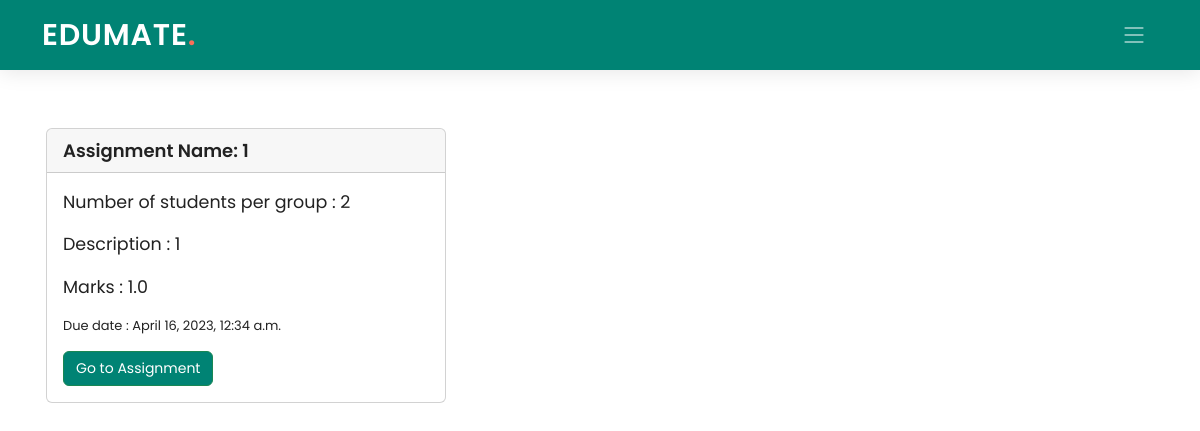
The page /student/1/classroom/PPJ8YI/grouppeergrading/ on the database as committed earlier.
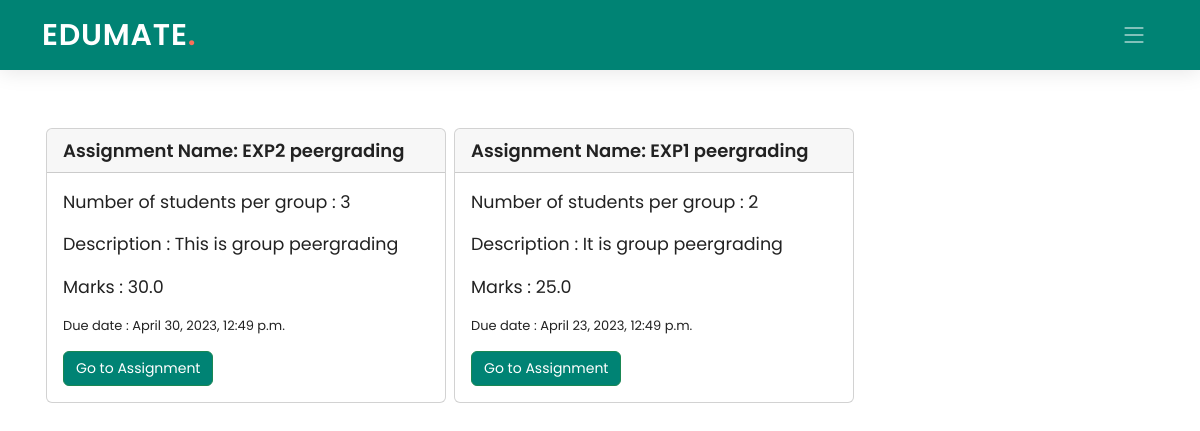
The same page on the database as committed later.
### Teacher/models.py (models this page shows)
class Grouppeers(models.Model):
    gro_id = models.AutoField(primary_key=True)
    class_code = models.ForeignKey(ClassTeachers, on_delete=models.CASCADE, blank=True, null=True)
    gpeer_name = models.CharField(max_length=100)
    gpeer_desc = models.CharField(max_length=300)
    gpeer_due = models.DateTimeField(default=datetime.now)
    num_studs = models.IntegerField(default=2)
    num_peers = models.IntegerField(default=2)
    marks = models.FloatField()
    created_date = models.DateTimeField(default=datetime.now)
    class Meta:
        db_table = "Grouppeers"

### Student/views.py (the view)
# urls.py: path('classroom/<pk2>/grouppeergrading/', views.stud_group, name='stud_group'),
def stud_group(request, pk, pk2):
    groups=Grouppeers.objects.filter(class_code=pk2).order_by('-created_date')
    return render(request, 'Student/stud_group.html', {'pk': pk, 'pk2': pk2, 'groups': groups})

### Student/templates/Student/stud_group.html (shortened to what this page needs)
{% extends './base_student.html' %}
{% load static %}
{% block navbar %}
  <header id="header" class="header d-flex align-items-center">
    <div class="container-fluid container-xl d-flex align-items-center justify-content-between">
      <a href="#" class="logo d-flex align-items-center">
        <h1>EDUMATE<span>.</span></h1>
      </a>
      <i class="mobile-nav-toggle mobile-nav-show bi bi-list"></i>
    </div>
  </header>
  {% endblock navbar %}
{% block content %}
<br><br>
<div class="container ">
  <div class="container" >
      <br>
      <div class="row">
      {% for i in groups %}
        <div class="card my-2 mx-1 col-md-4" style="width: 25rem; padding:0px;">
          <div class="card-header">
            <div style="font-weight: 600; font-size: 18px">
              Assignment Name: {{ i.gpeer_name }}
            </div>
          </div>
          <div class="card-body">
            <blockquote class="blockquote mb-0">
              <p><small>Number of students per group : {{ i.num_studs }}</small></p>
              <p><small>Description : {{ i.gpeer_desc }}</small></p>
              <p><small>Marks : {{ i.marks }}</small></p>
              <p><small style = "font-size: 13px">Due date : {{ i.gpeer_due }}</small></p>
              <a class="btn btn-success" href="{% url 'single_stud_group' pk=pk pk2=pk2 pk3=i.gro_id %}" class="card-link"><small>Go to Assignment</small></a>
            </blockquote>
          </div>
        </div>
      {% endfor %}
    </div>
    <br>
    </div>
    </div>
{% endblock content %}

### Student/templates/Student/base_student.html (shortened to what this page needs)
{% load static %}
<html lang="en">
<head>
  <link rel="stylesheet" href="https://cdnjs.cloudflare.com/ajax/libs/font-awesome/6.3.0/css/all.min.css" />
  <link href="{% static 'Edumate_app/assets/vendor/bootstrap/css/bootstrap.min.css' %}" rel="stylesheet">
  <link href="{% static 'Edumate_app/assets/vendor/bootstrap-icons/bootstrap-icons.css' %}" rel="stylesheet">
  <link href="{% static 'Edumate_app/assets/vendor/aos/aos.css' %}" rel="stylesheet">
  <link href="{% static 'Edumate_app/assets/vendor/glightbox/css/glightbox.min.css' %}" rel="stylesheet">
  <link href="{% static 'Edumate_app/assets/vendor/swiper/swiper-bundle.min.css' %}" rel="stylesheet">
  <link href="{% static 'Edumate_app/assets/css/index.css' %}" rel="stylesheet">
</head>
<body>
  {% block navbar %}{% endblock navbar %}
  <br><br>
  {% block content %}
  {% endblock content %}
  <br><br><br>
</body>
</html>

### Edumate_app/static/Edumate_app/assets/css/index.css (style rules this page uses)
:root { --font-default: "Open Sans", system-ui, -apple-system, "Segoe UI", Roboto, "Helvetica Neue", Arial, "Noto Sans", "Liberation Sans", sans-serif, "Apple Color Emoji", "Segoe UI Emoji", "Segoe UI Symbol", "Noto Color Emoji"; --font-primary: "Poppins", sans-serif; --font-secondary: "Poppins", sans-serif; }
:root { --color-default: #222222; --color-primary: #008374; --color-secondary: #f85a40; }
:root { scroll-behavior: smooth; }
body { font-family: var(--font-primary); color: var(--color-default); }
a { color: var(--color-primary); text-decoration: none; }
h1, h2, h3, h4, h5, h6 { font-family: var(--font-primary); }
.header { z-index: 997; height: 90px; background-color: var(--color-primary); }
.header.sticked { position: fixed; top: 0; right: 0; left: 0; height: 70px; box-shadow: 0px 2px 20px rgba(0, 0, 0, 0.1); }
.header .logo h1 { font-size: 30px; margin: 0; font-weight: 600; letter-spacing: 0.8px; color: #fff; font-family: var(--font-primary); }
.header .logo h1 span { color: #f96f59; }
@media (max-width: 1279px) { .mobile-nav-show { color: rgba(255, 255, 255, 0.6); font-size: 28px; cursor: pointer; line-height: 0; transition: 0.5s; z-index: 9999; margin-right: 10px; } }

### Student/templates/Student/stud_group.html (style rules this page uses)
.btn-success, .btn-success:active, .btn-success:visited { background-color: #008374 !important; }

Rows that differ between the two databases and show on the page:
removed Grouppeers: gpeer_name "1", num_studs "2", gpeer_desc "1", marks "1.0", gpeer_due "April 16, 2023, 12:34 a.m."
added Grouppeers: gpeer_name "EXP2 peergrading", num_studs "3", gpeer_desc "This is group peergrading", marks "30.0", gpeer_due "April 30, 2023, 12:49 p.m."
added Grouppeers: gpeer_name "EXP1 peergrading", num_studs "2", gpeer_desc "It is group peergrading", marks "25.0", gpeer_due "April 23, 2023, 12:49 p.m."
